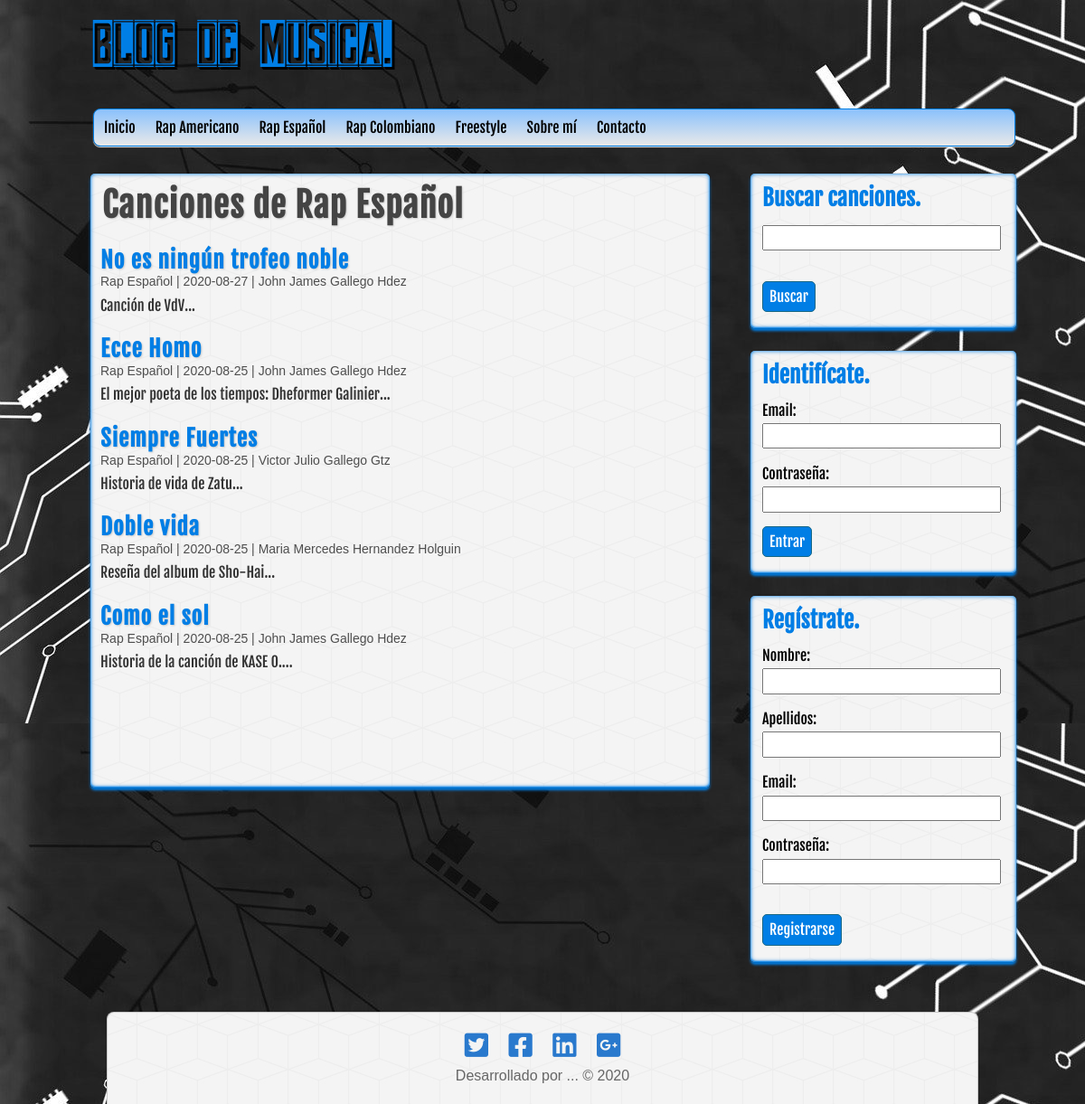
The page /genero.php?id=2 on the database its author committed.
### tables this page shows
CREATE TABLE IF NOT EXISTS `categorias` (
  `id` int(11) NOT NULL AUTO_INCREMENT,
  `nombre` varchar(100) DEFAULT NULL,
  PRIMARY KEY (`id`)
);

CREATE TABLE IF NOT EXISTS `entradas` (
  `id` int(255) NOT NULL AUTO_INCREMENT,
  `usuario_id` int(255) NOT NULL,
  `categoria_id` int(255) NOT NULL,
  `titulo` varchar(255) NOT NULL,
  `descripcion` mediumtext,
  `fecha` date NOT NULL,
  PRIMARY KEY (`id`),
  KEY `fk_entrada_usuario` (`usuario_id`),
  KEY `fk_entradas_categoria` (`categoria_id`)
);

### includes/helpers.php (called while the page is built, shortened)
<?php
function mostrarCategorias($conexion){
    $sql = "SELECT * FROM categorias ORDER BY id ASC";
    $categorias = mysqli_query($conexion, $sql);
    $resultado = array();
    if ( $categorias && mysqli_num_rows($categorias) >= 1 ) {
        $resultado = $categorias;
    }
    return $resultado;
}
function mostrarCategoria($conexion, $id){
    $sql = "SELECT * FROM categorias WHERE id = $id;";
    $categorias = mysqli_query($conexion, $sql);
    $resultado = array();
    if ( $categorias && mysqli_num_rows($categorias) >= 1 ) {
        $resultado = mysqli_fetch_assoc($categorias);;
    }
    return $resultado;
}
function mostrarEntradas($conexion, $limit = null, $categoria = null, $busqueda = null){
    $sql = "SELECT e.*, c.nombre AS 'categoria', CONCAT(u.nombre, ' ', u.apellidos) AS 'usuario'  FROM entradas e ".
    "INNER JOIN categorias c ON e.categoria_id = c.id ".
    "INNER JOIN usuarios u ON e.usuario_id = u.id ";
    if ( !empty($categoria) ) {
        $sql .="WHERE e.categoria_id = $categoria ";
    }
    $sql .= "ORDER BY e.id DESC ";
    $entradas = mysqli_query($conexion, $sql);
    $resultado = array();
    if ( $entradas && mysqli_num_rows($entradas) >= 1 ) {
        $resultado = $entradas;
    }
    return $resultado;
}
?>

### src/genero.php (the view, shortened to what this page needs)
<?php require_once '../includes/cabecera.php';?>
<?php
    $categoria = mostrarCategoria($db, $_GET['id']);
?>
<?php require_once '../includes/lateral.php';?>
<div id = "principal">
    <h1>Canciones de <?= $categoria['nombre'] ?></h1>
    <?php
        $entradas = mostrarEntradas($db, null, $_GET['id']);
        if( !empty($entradas) ):
            while( $entrada = mysqli_fetch_assoc($entradas) ):
    ?>
                <article class = "entrada">
                    <a href="cancion.php?id=<?=$entrada['id']?>">
                        <h2><?= $entrada['titulo']?></h2>
                        <span class = "fecha"><?= $entrada['categoria'].' | '.$entrada['fecha'].' | '.$entrada['usuario']?></span>                        <p><?= substr($entrada['descripcion'], 0, 180)."..."?></p>
                    </a>
                </article>
    <?php
            endwhile;
        else:
    ?>
    <div class = "alerta">No hay canciones de este género.</div>
    <?php
        endif;
    ?>
</div>
<?php require_once '../includes/pie.php';?>

### includes/cabecera.php (shortened to what this page needs)
<?php
require_once 'conexion.php';
require_once 'helpers.php';
?>
<!DOCTYPE html>
<html lang="es">
    <head>
        <link rel="stylesheet" href="https://use.fontawesome.com/releases/v5.8.1/css/all.css">
        <link rel="stylesheet" type="text/css" href="../assets/css/style.css">
        <link rel="stylesheet" type="text/css" href="../assets/css/normalize.css">
    </head>
    <body>
        <header id = "cabecera">
            <div id = "logo">
                <a href="index.php">
                    Blog de Musica.
                </a>
            </div>
            <nav id = "menu">
                <ul>
                    <li>
                        <a href="index.php">Inicio</a>
                    </li>
                    <?php
                        $categorias = mostrarCategorias($db);
                        if( !empty($categorias) ):
                            while ( $categoria = mysqli_fetch_assoc($categorias)):
                    ?>
                            <li>
                                <a href="../src/genero.php?id=<?= $categoria['id']?>"><?= $categoria['nombre']?></a>
                            </li>
                    <?php
                            endwhile;
                        endif;
                    ?>
                    <li>
                        <a href="index.php">Sobre mí</a>
                    </li>
                    <li>
                        <a href="index.php">Contacto</a>
                    </li>
                </ul>
            </nav>
        </header>
        <div id = "contenedor">

### assets/css/style.css (style rules this page uses)
* { margin: 0px; padding: 0px; font-family: sans-serif, Helvetica, Arial; text-decoration: none; }
body { background: url(../img/image.jpg); }
.fecha { color: #4e4e4e; margin-top: 5px; font-size: 14px; }
#cabecera { width: 85%; height: auto; background: transparent; margin: 0px auto; margin-left: 103px; }
#logo { float: left; width: 540px; height: 120px; }
#logo a { font-family: 'fajala', Helvetica; font-size: 65px; letter-spacing: 2px; color: #007ee5; text-shadow: 0px 0px 0px black, 3px 3px 0px black, 2px 2px 0px black; transition: all 700ms; line-height: 110px; }
#menu { clear: both; width: auto; height: 40px; background: linear-gradient(to bottom, #8ac1fc 0px, #e9e9e9 100%); border: 1px solid #007ee5; border-radius: 8px; box-shadow: 0px 1px 1px #e9e9e9; overflow: hidden; }
#menu ul { list-style: none; }
#menu ul li { float: left; line-height: 40px; }
#menu ul li a { display: block; padding-left: 11px; padding-right: 11px; font-size: 16px; font-family: 'fuente'; color: black; }
#contenedor { width: 85%; height: auto; margin: 0px auto; margin-top:30px; margin-bottom: 30px; }
#principal { float: left; width: 65%; min-height: 657px; background: url(../img/cubes.png); border-radius: 5px; box-shadow: 0px 0px 1px black,0px 3px 3px #007ee5, 0px 0px 5px #007ee5 inset, 0px -1px 2px #007ee5 inset; margin-left: 10px; padding: 11px; overflow: hidden; }
#principal a { color: #333; }
#principal h1 { font-size: 38px; color: #444; letter-spacing: 1px; text-shadow: 1px 1px 2px #ccc; font-family: 'fuente'; margin: 2px; }
#principal h2 { font-size: 25px; color: #007ee5; text-shadow: 1px 1px 2px #ccc; letter-spacing: 1px; font-family: 'fuente'; margin-top: 25px; }
#principal p { margin-top: 8px; font-family: 'fuente'; }
.entrada p { font-family: Helvetica, sans-serif ; }

### rows shown on the page
categorias: nombre "Rap Americano"
categorias: nombre "Rap Español"
categorias: nombre "Rap Colombiano"
categorias: nombre "Freestyle"
entradas: titulo "No es ningún trofeo noble", categoria.nombre "Rap Español", fecha "2020-08-27", usuario "John James Gallego Hdez", descripcion "Canción de VdV"
entradas: titulo "Ecce Homo", categoria.nombre "Rap Español", fecha "2020-08-25", usuario "John James Gallego Hdez", descripcion "El mejor poeta de los tiempos: Dheformer Galinier"
entradas: titulo "Siempre Fuertes", categoria.nombre "Rap Español", fecha "2020-08-25", usuario "Victor Julio Gallego Gtz", descripcion "Historia de vida de Zatu"
entradas: titulo "Doble vida", categoria.nombre "Rap Español", fecha "2020-08-25", usuario "Maria Mercedes Hernandez Holguin", descripcion "Reseña del album de Sho-Hai"
entradas: titulo "Como el sol", categoria.nombre "Rap Español", fecha "2020-08-25", usuario "John James Gallego Hdez", descripcion "Historia de la canción de KASE O."
